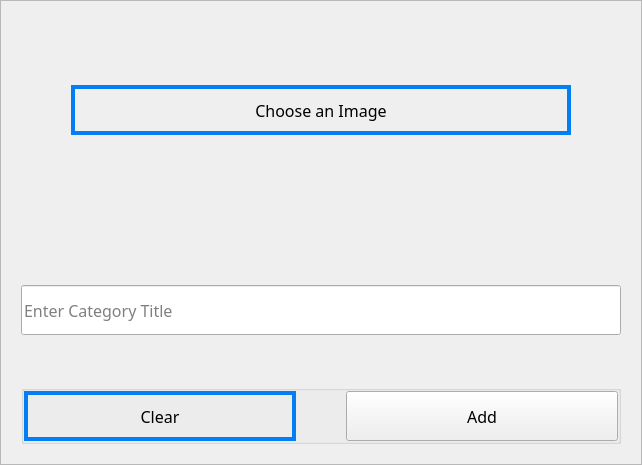
          <widget class="QWidget" name="scrollAreaWidgetContents_5">
           <property name="geometry">
            <rect>
             <x>0</x>
             <y>0</y>
             <width>640</width>
             <height>456</height>
            </rect>
           </property>
           <layout class="QVBoxLayout" name="verticalLayout_21">
            <property name="spacing">
             <number>0</number>
            </property>
            <property name="leftMargin">
             <number>0</number>
            </property>
            <property name="topMargin">
             <number>0</number>
            </property>
            <property name="rightMargin">
             <number>0</number>
            </property>
            <property name="bottomMargin">
             <number>0</number>
            </property>
            <item alignment="Qt::AlignVCenter">
             <widget class="QFrame" name="frame_2">
              <property name="frameShape">
               <enum>QFrame::StyledPanel</enum>
              </property>
              <property name="frameShadow">
               <enum>QFrame::Raised</enum>
              </property>
              <layout class="QVBoxLayout" name="verticalLayout_24">
               <property name="spacing">
                <number>50</number>
               </property>
               <property name="leftMargin">
                <number>20</number>
               </property>
               <property name="topMargin">
                <number>20</number>
               </property>
               <property name="rightMargin">
                <number>20</number>
               </property>
               <property name="bottomMargin">
                <number>20</number>
               </property>
               <item alignment="Qt::AlignHCenter">
                <widget class="QLabel" name="add_cat_icon">
                 <property name="maximumSize">
                  <size>
                   <width>100</width>
                   <height>100</height>
                  </size>
                 </property>
                 <property name="text">
                  <string/>
                 </property>
                 <property name="scaledContents">
                  <bool>true</bool>
                 </property>
                </widget>
               </item>
               <item alignment="Qt::AlignHCenter">
                <widget class="QPushButton" name="add_cat_upload_img_btn">
                 <property name="minimumSize">
                  <size>
                   <width>500</width>
                   <height>50</height>
                  </size>
                 </property>
                 <property name="font">
                  <font>
                   <family>Kozuka Gothic Pr6N B</family>
                   <pointsize>12</pointsize>
                  </font>
                 </property>
                 <property name="cursor">
                  <cursorShape>PointingHandCursor</cursorShape>
                 </property>
                 <property name="styleSheet">
                  <string notr="true">border:4px solid #037ef3;
background-color:transparent;
border-radius:0px;</string>
                 </property>
                 <property name="text">
                  <string>Choose an Image</string>
                 </property>
                 <property name="iconSize">
                  <size>
                   <width>40</width>
                   <height>40</height>
                  </size>
                 </property>
                </widget>
               </item>
               <item alignment="Qt::AlignHCenter">
                <widget class="QLabel" name="add_cat_image_name">
                 <property name="minimumSize">
                  <size>
                   <width>600</width>
                   <height>50</height>
                  </size>
                 </property>
                 <property name="maximumSize">
                  <size>
                   <width>16777215</width>
                   <height>50</height>
                  </size>
                 </property>
                 <property name="font">
                  <font>
                   <family>Kozuka Gothic Pr6N B</family>
                   <pointsize>10</pointsize>
                  </font>
                 </property>
                 <property name="styleSheet">
                  <string notr="true">color:#fff;</string>
                 </property>
                 <property name="text">
                  <string/>
                 </property>
                 <property name="alignment">
                  <set>Qt::AlignCenter</set>
                 </property>
                 <property name="wordWrap">
                  <bool>true</bool>
                 </property>
                </widget>
               </item>
               <item alignment="Qt::AlignHCenter">
                <widget class="QLineEdit" name="add_category_title">
                 <property name="minimumSize">
                  <size>
                   <width>600</width>
                   <height>50</height>
                  </size>
                 </property>
                 <property name="font">
                  <font>
                   <family>Kozuka Gothic Pr6N B</family>
                   <pointsize>12</pointsize>
                  </font>
                 </property>
                 <property name="styleSheet">
                  <string notr="true"/>
                 </property>
                 <property name="placeholderText">
                  <string>Enter Category Title</string>
                 </property>
                </widget>
               </item>
               <item alignment="Qt::AlignHCenter|Qt::AlignVCenter">
                <widget class="QGroupBox" name="groupBox_7">
                 <property name="minimumSize">
                  <size>
                   <width>600</width>
                   <height>0</height>
                  </size>
                 </property>
                 <property name="title">
                  <string/>
                 </property>
                 <layout class="QHBoxLayout" name="horizontalLayout_26">
                  <property name="spacing">
                   <number>50</number>
                  </property>
                  <property name="leftMargin">
                   <number>0</number>
                  </property>
                  <property name="topMargin">
                   <number>0</number>
                  </property>
                  <property name="rightMargin">
                   <number>0</number>
                  </property>
                  <property name="bottomMargin">
                   <number>0</number>
                  </property>
                  <item>
                   <widget class="QPushButton" name="add_cat_clear_btn">
                    <property name="minimumSize">
                     <size>
                      <width>200</width>
                      <height>50</height>
                     </size>
                    </property>
                    <property name="font">
                     <font>
                      <family>Kozuka Gothic Pr6N B</family>
                      <pointsize>12</pointsize>
                     </font>
                    </property>
                    <property name="cursor">
                     <cursorShape>PointingHandCursor</cursorShape>
                    </property>
                    <property name="styleSheet">
                     <string notr="true">
background-color:transparent;
border:4px solid #037ef3;</string>
                    </property>
                    <property name="text">
                     <string>Clear</string>
                    </property>
                   </widget>
                  </item>
                  <item>
                   <widget class="QPushButton" name="add_new_cat_btn">
                    <property name="minimumSize">
                     <size>
                      <width>200</width>
                      <height>50</height>
                     </size>
                    </property>
                    <property name="font">
                     <font>
                      <family>Kozuka Gothic Pr6N B</family>
                      <pointsize>12</pointsize>
                     </font>
                    </property>
                    <property name="cursor">
                     <cursorShape>PointingHandCursor</cursorShape>
                    </property>
                    <property name="styleSheet">
                     <string notr="true"/>
                    </property>
                    <property name="text">
                     <string>Add</string>
                    </property>
                   </widget>
                  </item>
                 </layout>
                </widget>
               </item>
              </layout>
             </widget>
            </item>
           </layout>
          </widget>
